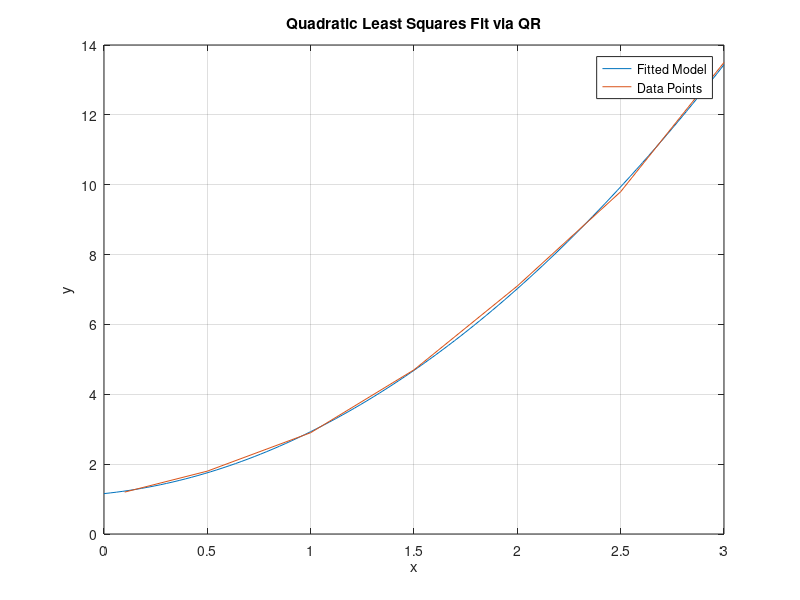

Recreate this plot in MATLAB.
% Overdetermined Least Squares
x_pts = [0.1; 0.5; 1.0; 1.5; 2.0; 2.5; 3.0];
y_pts = [1.2; 1.8; 2.9; 4.7; 7.1; 9.8; 13.5];

c = polyfit(x_pts, y_pts, 2);
x_fine = linspace(0, 3, 100);
y_fit = polyval(c, x_fine);

figure(1);
plot(x_fine, y_fit);
hold on;
plot(x_pts, y_pts);
hold off;
title('Quadratic Least Squares Fit via QR');
xlabel('x');
ylabel('y');
legend('Fitted Model', 'Data Points');
grid on;
